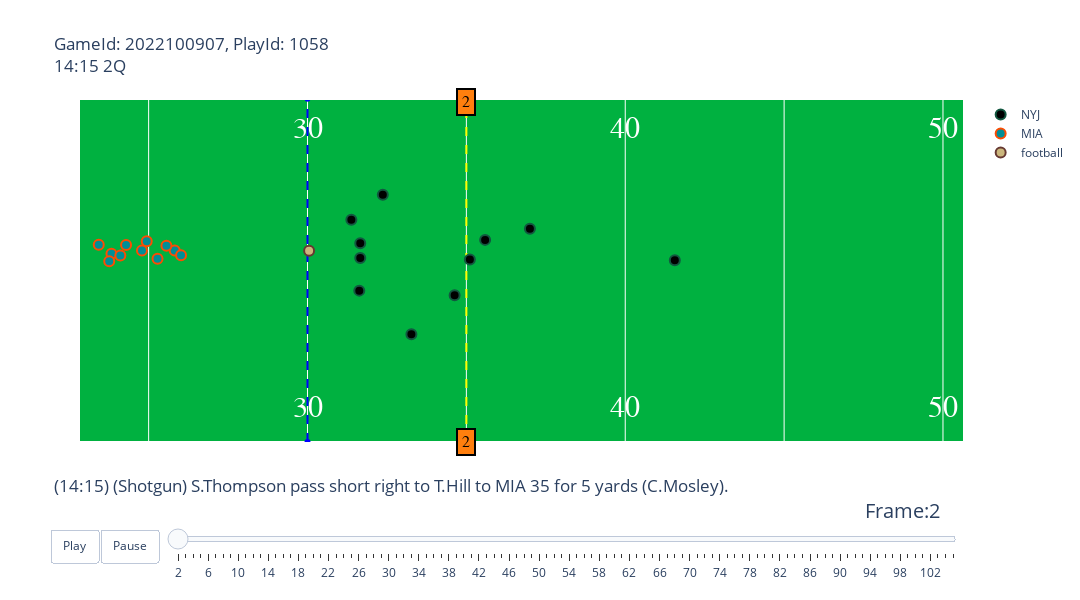

Write notebook code for a chart like this one.
### Code cell
fig

### Figure 1 — Plotly figure (JSON) as saved in the notebook; plotly's stock layout.template omitted (floating-point values rounded to 4 significant figures)
{"data": [{"hoverinfo": "none", "mode": "text", "showlegend": false, "text": ["10", "20", "30", "40", "50", "40", "30", "20", "10"], "textfont": {"color": "#ffffff", "family": "Courier New, monospace", "size": 30}, "type": "scatter", "x": [20, 30, 40, 50, 60, 70, 80, 90, 100], "y": [5, 5, 5, 5, 5, 5, 5, 5, 5]}, {"hoverinfo": "none", "mode": "text", "showlegend": false, "text": ["10", "20", "30", "40", "50", "40", "30", "20", "10"], "textfont": {"color": "#ffffff", "family": "Courier New, monospace", "size": 30}, "type": "scatter", "x": [20, 30, 40, 50, 60, 70, 80, 90, 100], "y": [48.5, 48.5, 48.5, 48.5, 48.5, 48.5, 48.5, 48.5, 48.5]}, {"hoverinfo": "none", "line": {"color": "blue", "dash": "dash"}, "showlegend": false, "type": "scatter", "x": [40, 40], "y": [0, 53.5]}, {"hoverinfo": "none", "line": {"color": "yellow", "dash": "dash"}, "showlegend": false, "type": "scatter", "x": [45, 45], "y": [0, 53.5]}, {"fill": "toself", "fillcolor": "#000000", "hoverinfo": "skip", "line": {"color": "white", "width": 3}, "mode": "lines", "opacity": 1, "showlegend": false, "type": "scatter", "x": [0, 0, 10, 10, 0], "y": [0, 53.5, 53.5, 0, 0]}, {"fill": "toself", "fillcolor": "#008E97", "hoverinfo": "skip", "line": {"color": "white", "width": 3}, "mode": "lines", "opacity": 1, "showlegend": false, "type": "scatter", "x": [110, 110, 120, 120, 110], "y": [0, 53.5, 53.5, 0, 0]}, {"hoverinfo": "text", "hovertext": ["nflId:41243<br>displayName:C.J. Mosley<br>Player Speed:0.112 MPH", "nflId:41270<br>displayName:Lamarcus Joyner<br>Player Speed:2.438 MPH", "nflId:42467<br>displayName:Kwon Alexander<br>Player Speed:0.313 MPH", "nflId:43508<br>displayName:Will Parks<br>Player Speed:2.505 MPH", "nflId:44815<br>displayName:Solomon Thomas<br>Player Speed:0.0 MPH", "nflId:46141<br>displayName:Nathan Shepherd<br>Player Speed:0.716 MPH", "nflId:46186<br>displayName:Jordan Whitehead<br>Player Speed:2.617 MPH", "nflId:46211<br>displayName:D.J. Reed<br>Player Speed:2.796 MPH", "nflId:54469<br>displayName:Ahmad Gardner<br>Player Speed:1.029 MPH", "nflId:54491<br>displayName:Jermaine Johnson<br>Player Speed:0.582 MPH", "nflId:54582<br>displayName:Micheal Clemons<br>Player Speed:0.872 MPH"], "marker": {"color": "#000000", "line": {"color": "#125740", "width": 2}, "size": 10}, "mode": "markers", "name": "NYJ", "type": "scatter", "x": [45.11, 47, 45.59, 44.63, 41.66, 41.66, 51.56, 42.37, 43.27, 41.63, 41.38], "y": [28.46, 33.22, 31.5, 22.87, 28.68, 30.98, 28.33, 38.52, 16.79, 23.59, 34.63]}, {"hoverinfo": "text", "hovertext": ["nflId:42718<br>displayName:Raheem Mostert<br>Player Speed:0.0 MPH", "nflId:43447<br>displayName:Brandon Shell<br>Player Speed:2.819 MPH", "nflId:43454<br>displayName:Tyreek Hill<br>Player Speed:3.467 MPH", "nflId:46119<br>displayName:Connor Williams<br>Player Speed:3.959 MPH", "nflId:46203<br>displayName:Chase Edmonds<br>Player Speed:0.761 MPH", "nflId:47820<br>displayName:Greg Little<br>Player Speed:2.975 MPH", "nflId:52447<br>displayName:Robert Hunt<br>Player Speed:3.534 MPH", "nflId:53435<br>displayName:Jaylen Waddle<br>Player Speed:4.899 MPH", "nflId:53471<br>displayName:Liam Eichenberg<br>Player Speed:2.304 MPH", "nflId:54712<br>displayName:Skylar Thompson<br>Player Speed:0.671 MPH", "nflId:54931<br>displayName:Tanner Conner<br>Player Speed:6.017 MPH"], "marker": {"color": "#008E97", "line": {"color": "#FC4C02", "width": 2}, "size": 10}, "mode": "markers", "name": "MIA", "type": "scatter", "x": [33.83, 34.94, 33.76, 35.82, 33.43, 35.28, 36.02, 34.11, 35.56, 34.29, 34.79], "y": [29.35, 31.3, 28.16, 29.85, 30.75, 28.56, 29.11, 29.08, 30.59, 30.71, 29.84]}, {"hoverinfo": "none", "marker": {"color": "#CBB67C", "line": {"color": "#663831", "width": 2}, "size": 10}, "mode": "markers", "name": "football", "type": "scatter", "x": [40.05], "y": [29.82]}], "layout": {"annotations": [{"align": "center", "bgcolor": "#ff7f0e", "bordercolor": "black", "borderpad": 4, "borderwidth": 2, "font": {"color": "black", "family": "Courier New, monospace", "size": 16}, "opacity": 1, "showarrow": false, "text": "2", "x": 45, "y": 0}, {"align": "center", "bgcolor": "#ff7f0e", "bordercolor": "black", "borderpad": 4, "borderwidth": 2, "font": {"color": "black", "family": "Courier New, monospace", "size": 16}, "opacity": 1, "showarrow": false, "text": "2", "x": 45, "y": 53}, {"font": {"color": "White", "family": "Courier New, monospace", "size": 32}, "showarrow": false, "text": "NYJ", "textangle": -90, "x": 5, "y": 26.75}, {"font": {"color": "White", "family": "Courier New, monospace", "size": 32}, "showarrow": false, "text": "MIA", "textangle": 90, "x": 115, "y": 26.75}], "autosize": false, "height": 600, "plot_bgcolor": "#00B140", "sliders": [{"active": 0, "currentvalue": {"font": {"size": 20}, "prefix": "Frame:", "visible": true, "xanchor": "right"}, "len": 0.9, "pad": {"b": 10, "t": 50}, "steps": [{"args": [[2], {"frame": {"duration": 100, "redraw": false}, "mode": "immediate", "transition": {"duration": 0}}], "label": "2", "method": "animate"}, {"args": [[3], {"frame": {"duration": 100, "redraw": false}, "mode": "immediate", "transition": {"duration": 0}}], "label": "3", "method": "animate"}, {"args": [[4], {"frame": {"duration": 100, "redraw": false}, "mode": "immediate", "transition": {"duration": 0}}], "label": "4", "method": "animate"}, {"args": [[5], {"frame": {"duration": 100, "redraw": false}, "mode": "immediate", "transition": {"duration": 0}}], "label": "5", "method": "animate"}, {"args": [[6], {"frame": {"duration": 100, "redraw": false}, "mode": "immediate", "transition": {"duration": 0}}], "label": "6", "method": "animate"}, {"args": [[7], {"frame": {"duration": 100, "redraw": false}, "mode": "immediate", "transition": {"duration": 0}}], "label": "7", "method": "animate"}, {"args": [[8], {"frame": {"duration": 100, "redraw": false}, "mode": "immediate", "transition": {"duration": 0}}], "label": "8", "method": "animate"}, {"args": [[9], {"frame": {"duration": 100, "redraw": false}, "mode": "immediate", "transition": {"duration": 0}}], "label": "9", "method": "animate"}, {"args": [[10], {"frame": {"duration": 100, "redraw": false}, "mode": "immediate", "transition": {"duration": 0}}], "label": "10", "method": "animate"}, {"args": [[11], {"frame": {"duration": 100, "redraw": false}, "mode": "immediate", "transition": {"duration": 0}}], "label": "11", "method": "animate"}, {"args": [[12], {"frame": {"duration": 100, "redraw": false}, "mode": "immediate", "transition": {"duration": 0}}], "label": "12", "method": "animate"}, {"args": [[13], {"frame": {"duration": 100, "redraw": false}, "mode": "immediate", "transition": {"duration": 0}}], "label": "13", "method": "animate"}, {"args": [[14], {"frame": {"duration": 100, "redraw": false}, "mode": "immediate", "transition": {"duration": 0}}], "label": "14", "method": "animate"}, {"args": [[15], {"frame": {"duration": 100, "redraw": false}, "mode": "immediate", "transition": {"duration": 0}}], "label": "15", "method": "animate"}, {"args": [[16], {"frame": {"duration": 100, "redraw": false}, "mode": "immediate", "transition": {"duration": 0}}], "label": "16", "method": "animate"}, {"args": [[17], {"frame": {"duration": 100, "redraw": false}, "mode": "immediate", "transition": {"duration": 0}}], "label": "17", "method": "animate"}, {"args": [[18], {"frame": {"duration": 100, "redraw": false}, "mode": "immediate", "transition": {"duration": 0}}], "label": "18", "method": "animate"}, {"args": [[19], {"frame": {"duration": 100, "redraw": false}, "mode": "immediate", "transition": {"duration": 0}}], "label": "19", "method": "animate"}, {"args": [[20], {"frame": {"duration": 100, "redraw": false}, "mode": "immediate", "transition": {"duration": 0}}], "label": "20", "method": "animate"}, {"args": [[21], {"frame": {"duration": 100, "redraw": false}, "mode": "immediate", "transition": {"duration": 0}}], "label": "21", "method": "animate"}, {"args": [[22], {"frame": {"duration": 100, "redraw": false}, "mode": "immediate", "transition": {"duration": 0}}], "label": "22", "method": "animate"}, {"args": [[23], {"frame": {"duration": 100, "redraw": false}, "mode": "immediate", "transition": {"duration": 0}}], "label": "23", "method": "animate"}, {"args": [[24], {"frame": {"duration": 100, "redraw": false}, "mode": "immediate", "transition": {"duration": 0}}], "label": "24", "method": "animate"}, {"args": [[25], {"frame": {"duration": 100, "redraw": false}, "mode": "immediate", "transition": {"duration": 0}}], "label": "25", "method": "animate"}, {"args": [[26], {"frame": {"duration": 100, "redraw": false}, "mode": "immediate", "transition": {"duration": 0}}], "label": "26", "method": "animate"}, {"args": [[27], {"frame": {"duration": 100, "redraw": false}, "mode": "immediate", "transition": {"duration": 0}}], "label": "27", "method": "animate"}, {"args": [[28], {"frame": {"duration": 100, "redraw": false}, "mode": "immediate", "transition": {"duration": 0}}], "label": "28", "method": "animate"}, {"args": [[29], {"frame": {"duration": 100, "redraw": false}, "mode": "immediate", "transition": {"duration": 0}}], "label": "29", "method": "animate"}, {"args": [[30], {"frame": {"duration": 100, "redraw": false}, "mode": "immediate", "transition": {"duration": 0}}], "label": "30", "method": "animate"}, {"args": [[31], {"frame": {"duration": 100, "redraw": false}, "mode": "immediate", "transition": {"duration": 0}}], "label": "31", "method": "animate"}, {"args": [[32], {"frame": {"duration": 100, "redraw": false}, "mode": "immediate", "transition": {"duration": 0}}], "label": "32", "method": "animate"}, {"args": [[33], {"frame": {"duration": 100, "redraw": false}, "mode": "immediate", "transition": {"duration": 0}}], "label": "33", "method": "animate"}, {"args": [[34], {"frame": {"duration": 100, "redraw": false}, "mode": "immediate", "transition": {"duration": 0}}], "label": "34", "method": "animate"}, {"args": [[35], {"frame": {"duration": 100, "redraw": false}, "mode": "immediate", "transition": {"duration": 0}}], "label": "35", "method": "animate"}, {"args": [[36], {"frame": {"duration": 100, "redraw": false}, "mode": "immediate", "transition": {"duration": 0}}], "label": "36", "method": "animate"}, {"args": [[37], {"frame": {"duration": 100, "redraw": false}, "mode": "immediate", "transition": {"duration": 0}}], "label": "37", "method": "animate"}, {"args": [[38], {"frame": {"duration": 100, "redraw": false}, "mode": "immediate", "transition": {"duration": 0}}], "label": "38", "method": "animate"}, {"args": [[39], {"frame": {"duration": 100, "redraw": false}, "mode": "immediate", "transition": {"duration": 0}}], "label": "39", "method": "animate"}, {"args": [[40], {"frame": {"duration": 100, "redraw": false}, "mode": "immediate", "transition": {"duration": 0}}], "label": "40", "method": "animate"}, {"args": [[41], {"frame": {"duration": 100, "redraw": false}, "mode": "immediate", "transition": {"duration": 0}}], "label": "41", "method": "animate"}, {"args": [[42], {"frame": {"duration": 100, "redraw": false}, "mode": "immediate", "transition": {"duration": 0}}], "label": "42", "method": "animate"}, {"args": [[43], {"frame": {"duration": 100, "redraw": false}, "mode": "immediate", "transition": {"duration": 0}}], "label": "43", "method": "animate"}, {"args": [[44], {"frame": {"duration": 100, "redraw": false}, "mode": "immediate", "transition": {"duration": 0}}], "label": "44", "method": "animate"}, {"args": [[45], {"frame": {"duration": 100, "redraw": false}, "mode": "immediate", "transition": {"duration": 0}}], "label": "45", "method": "animate"}, {"args": [[46], {"frame": {"duration": 100, "redraw": false}, "mode": "immediate", "transition": {"duration": 0}}], "label": "46", "method": "animate"}, {"args": [[47], {"frame": {"duration": 100, "redraw": false}, "mode": "immediate", "transition": {"duration": 0}}], "label": "47", "method": "animate"}, {"args": [[48], {"frame": {"duration": 100, "redraw": false}, "mode": "immediate", "transition": {"duration": 0}}], "label": "48", "method": "animate"}, {"args": [[49], {"frame": {"duration": 100, "redraw": false}, "mode": "immediate", "transition": {"duration": 0}}], "label": "49", "method": "animate"}, {"args": [[50], {"frame": {"duration": 100, "redraw": false}, "mode": "immediate", "transition": {"duration": 0}}], "label": "50", "method": "animate"}, {"args": [[51], {"frame": {"duration": 100, "redraw": false}, "mode": "immediate", "transition": {"duration": 0}}], "label": "51", "method": "animate"}, {"args": [[52], {"frame": {"duration": 100, "redraw": false}, "mode": "immediate", "transition": {"duration": 0}}], "label": "52", "method": "animate"}, {"args": [[53], {"frame": {"duration": 100, "redraw": false}, "mode": "immediate", "transition": {"duration": 0}}], "label": "53", "method": "animate"}, {"args": [[54], {"frame": {"duration": 100, "redraw": false}, "mode": "immediate", "transition": {"duration": 0}}], "label": "54", "method": "animate"}, {"args": [[55], {"frame": {"duration": 100, "redraw": false}, "mode": "immediate", "transition": {"duration": 0}}], "label": "55", "method": "animate"}, {"args": [[56], {"frame": {"duration": 100, "redraw": false}, "mode": "immediate", "transition": {"duration": 0}}], "label": "56", "method": "animate"}, {"args": [[57], {"frame": {"duration": 100, "redraw": false}, "mode": "immediate", "transition": {"duration": 0}}], "label": "57", "method": "animate"}, {"args": [[58], {"frame": {"duration": 100, "redraw": false}, "mode": "immediate", "transition": {"duration": 0}}], "label": "58", "method": "animate"}, {"args": [[59], {"frame": {"duration": 100, "redraw": false}, "mode": "immediate", "transition": {"duration": 0}}], "label": "59", "method": "animate"}, {"args": [[60], {"frame": {"duration": 100, "redraw": false}, "mode": "immediate", "transition": {"duration": 0}}], "label": "60", "method": "animate"}, {"args": [[61], {"frame": {"duration": 100, "redraw": false}, "mode": "immediate", "transition": {"duration": 0}}], "label": "61", "method": "animate"}, {"args": [[62], {"frame": {"duration": 100, "redraw": false}, "mode": "immediate", "transition": {"duration": 0}}], "label": "62", "method": "animate"}, {"args": [[63], {"frame": {"duration": 100, "redraw": false}, "mode": "immediate", "transition": {"duration": 0}}], "label": "63", "method": "animate"}, {"args": [[64], {"frame": {"duration": 100, "redraw": false}, "mode": "immediate", "transition": {"duration": 0}}], "label": "64", "method": "animate"}, {"args": [[65], {"frame": {"duration": 100, "redraw": false}, "mode": "immediate", "transition": {"duration": 0}}], "label": "65", "method": "animate"}, {"args": [[66], {"frame": {"duration": 100, "redraw": false}, "mode": "immediate", "transition": {"duration": 0}}], "label": "66", "method": "animate"}, {"args": [[67], {"frame": {"duration": 100, "redraw": false}, "mode": "immediate", "transition": {"duration": 0}}], "label": "67", "method": "animate"}, {"args": [[68], {"frame": {"duration": 100, "redraw": false}, "mode": "immediate", "transition": {"duration": 0}}], "label": "68", "method": "animate"}, {"args": [[69], {"frame": {"duration": 100, "redraw": false}, "mode": "immediate", "transition": {"duration": 0}}], "label": "69", "method": "animate"}, {"args": [[70], {"frame": {"duration": 100, "redraw": false}, "mode": "immediate", "transition": {"duration": 0}}], "label": "70", "method": "animate"}, {"args": [[71], {"frame": {"duration": 100, "redraw": false}, "mode": "immediate", "transition": {"duration": 0}}], "label": "71", "method": "animate"}, {"args": [[72], {"frame": {"duration": 100, "redraw": false}, "mode": "immediate", "transition": {"duration": 0}}], "label": "72", "method": "animate"}, {"args": [[73], {"frame": {"duration": 100, "redraw": false}, "mode": "immediate", "transition": {"duration": 0}}], "label": "73", "method": "animate"}, {"args": [[74], {"frame": {"duration": 100, "redraw": false}, "mode": "immediate", "transition": {"duration": 0}}], "label": "74", "method": "animate"}, {"args": [[75], {"frame": {"duration": 100, "redraw": false}, "mode": "immediate", "transition": {"duration": 0}}], "label": "75", "method": "animate"}, {"args": [[76], {"frame": {"duration": 100, "redraw": false}, "mode": "immediate", "transition": {"duration": 0}}], "label": "76", "method": "animate"}, {"args": [[77], {"frame": {"duration": 100, "redraw": false}, "mode": "immediate", "transition": {"duration": 0}}], "label": "77", "method": "animate"}, {"args": [[78], {"frame": {"duration": 100, "redraw": false}, "mode": "immediate", "transition": {"duration": 0}}], "label": "78", "method": "animate"}, {"args": [[79], {"frame": {"duration": 100, "redraw": false}, "mode": "immediate", "transition": {"duration": 0}}], "label": "79", "method": "animate"}, {"args": [[80], {"frame": {"duration": 100, "redraw": false}, "mode": "immediate", "transition": {"duration": 0}}], "label": "80", "method": "animate"}, {"args": [[81], {"frame": {"duration": 100, "redraw": false}, "mode": "immediate", "transition": {"duration": 0}}], "label": "81", "method": "animate"}, {"args": [[82], {"frame": {"duration": 100, "redraw": false}, "mode": "immediate", "transition": {"duration": 0}}], "label": "82", "method": "animate"}, {"args": [[83], {"frame": {"duration": 100, "redraw": false}, "mode": "immediate", "transition": {"duration": 0}}], "label": "83", "method": "animate"}, {"args": [[84], {"frame": {"duration": 100, "redraw": false}, "mode": "immediate", "transition": {"duration": 0}}], "label": "84", "method": "animate"}, {"args": [[85], {"frame": {"duration": 100, "redraw": false}, "mode": "immediate", "transition": {"duration": 0}}], "label": "85", "method": "animate"}, {"args": [[86], {"frame": {"duration": 100, "redraw": false}, "mode": "immediate", "transition": {"duration": 0}}], "label": "86", "method": "animate"}, {"args": [[87], {"frame": {"duration": 100, "redraw": false}, "mode": "immediate", "transition": {"duration": 0}}], "label": "87", "method": "animate"}, {"args": [[88], {"frame": {"duration": 100, "redraw": false}, "mode": "immediate", "transition": {"duration": 0}}], "label": "88", "method": "animate"}, {"args": [[89], {"frame": {"duration": 100, "redraw": false}, "mode": "immediate", "transition": {"duration": 0}}], "label": "89", "method": "animate"}, {"args": [[90], {"frame": {"duration": 100, "redraw": false}, "mode": "immediate", "transition": {"duration": 0}}], "label": "90", "method": "animate"}, {"args": [[91], {"frame": {"duration": 100, "redraw": false}, "mode": "immediate", "transition": {"duration": 0}}], "label": "91", "method": "animate"}, {"args": [[92], {"frame": {"duration": 100, "redraw": false}, "mode": "immediate", "transition": {"duration": 0}}], "label": "92", "method": "animate"}, {"args": [[93], {"frame": {"duration": 100, "redraw": false}, "mode": "immediate", "transition": {"duration": 0}}], "label": "93", "method": "animate"}, {"args": [[94], {"frame": {"duration": 100, "redraw": false}, "mode": "immediate", "transition": {"duration": 0}}], "label": "94", "method": "animate"}, {"args": [[95], {"frame": {"duration": 100, "redraw": false}, "mode": "immediate", "transition": {"duration": 0}}], "label": "95", "method": "animate"}, {"args": [[96], {"frame": {"duration": 100, "redraw": false}, "mode": "immediate", "transition": {"duration": 0}}], "label": "96", "method": "animate"}, {"args": [[97], {"frame": {"duration": 100, "redraw": false}, "mode": "immediate", "transition": {"duration": 0}}], "label": "97", "method": "animate"}, {"args": [[98], {"frame": {"duration": 100, "redraw": false}, "mode": "immediate", "transition": {"duration": 0}}], "label": "98", "method": "animate"}, {"args": [[99], {"frame": {"duration": 100, "redraw": false}, "mode": "immediate", "transition": {"duration": 0}}], "label": "99", "method": "animate"}, {"args": [[100], {"frame": {"duration": 100, "redraw": false}, "mode": "immediate", "transition": {"duration": 0}}], "label": "100", "method": "animate"}, {"args": [[101], {"frame": {"duration": 100, "redraw": false}, "mode": "immediate", "transition": {"duration": 0}}], "label": "101", "method": "animate"}, {"args": [[102], {"frame": {"duration": 100, "redraw": false}, "mode": "immediate", "transition": {"duration": 0}}], "label": "102", "method": "animate"}, {"args": [[103], {"frame": {"duration": 100, "redraw": false}, "mode": "immediate", "transition": {"duration": 0}}], "label": "103", "method": "animate"}, {"args": [[104], {"frame": {"duration": 100, "redraw": false}, "mode": "immediate", "transition": {"duration": 0}}], "label": "104", "method": "animate"}, {"args": [[105], {"frame": {"duration": 100, "redraw": false}, "mode": "immediate", "transition": {"duration": 0}}], "label": "105", "method": "animate"}], "transition": {"duration": 300, "easing": "cubic-in-out"}, "x": 0.1, "xanchor": "left", "y": 0, "yanchor": "top"}], "title": {"text": "GameId: 2022100907, PlayId: 1058<br>14:15 2Q<br><br><br><br><br><br><br><br><br><br><br><br><br><br><br><br><br><br><br>(14:15) (Shotgun) S.Thompson pass short right to T.Hill to MIA 35 for 5 yards (C.Mosley)."}, "updatemenus": [{"buttons": [{"args": [null, {"frame": {"duration": 100, "redraw": false}, "fromcurrent": true, "transition": {"duration": 0}}], "label": "Play", "method": "animate"}, {"args": [[null], {"frame": {"duration": 0, "redraw": false}, "mode": "immediate", "transition": {"duration": 0}}], "label": "Pause", "method": "animate"}], "direction": "left", "pad": {"r": 10, "t": 87}, "showactive": false, "type": "buttons", "x": 0.1, "xanchor": "right", "y": 0, "yanchor": "top"}], "width": 1080, "xaxis": {"autorange": false, "range": [32.84, 60.63], "showticklabels": false, "tickmode": "array", "tickvals": [10, 15, 20, 25, 30, 35, 40, 45, 50, 55, 60, 65, 70, 75, 80, 85, 90, 95, 100, 105]}, "yaxis": {"autorange": false, "range": [0, 53.3], "showgrid": false, "showticklabels": false}}}
